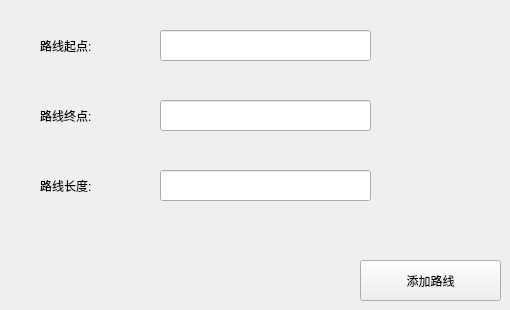
      <widget class="QWidget" name="tab_9">
       <attribute name="title">
        <string>新增路线</string>
       </attribute>
       <widget class="QLabel" name="label_7">
        <property name="geometry">
         <rect>
          <x>40</x>
          <y>30</y>
          <width>121</width>
          <height>31</height>
         </rect>
        </property>
        <property name="text">
         <string>路线起点:</string>
        </property>
       </widget>
       <widget class="QLabel" name="label_9">
        <property name="geometry">
         <rect>
          <x>40</x>
          <y>170</y>
          <width>121</width>
          <height>31</height>
         </rect>
        </property>
        <property name="text">
         <string>路线长度:</string>
        </property>
       </widget>
       <widget class="QPushButton" name="initiatebutton_2">
        <property name="geometry">
         <rect>
          <x>360</x>
          <y>260</y>
          <width>141</width>
          <height>41</height>
         </rect>
        </property>
        <property name="text">
         <string>添加路线</string>
        </property>
        <property name="icon">
         <iconset resource="../image/image.qrc">
          <normaloff>:/icon/icon/添加.png</normaloff>:/icon/icon/添加.png</iconset>
        </property>
        <property name="iconSize">
         <size>
          <width>20</width>
          <height>20</height>
         </size>
        </property>
       </widget>
       <widget class="QLineEdit" name="lineEdit_8">
        <property name="geometry">
         <rect>
          <x>160</x>
          <y>30</y>
          <width>211</width>
          <height>31</height>
         </rect>
        </property>
       </widget>
       <widget class="QLabel" name="label_10">
        <property name="geometry">
         <rect>
          <x>40</x>
          <y>100</y>
          <width>121</width>
          <height>31</height>
         </rect>
        </property>
        <property name="text">
         <string>路线终点:</string>
        </property>
       </widget>
       <widget class="QLineEdit" name="lineEdit_9">
        <property name="geometry">
         <rect>
          <x>160</x>
          <y>100</y>
          <width>211</width>
          <height>31</height>
         </rect>
        </property>
       </widget>
       <widget class="QLineEdit" name="lineEdit_10">
        <property name="geometry">
         <rect>
          <x>160</x>
          <y>170</y>
          <width>211</width>
          <height>31</height>
         </rect>
        </property>
       </widget>
      </widget>
